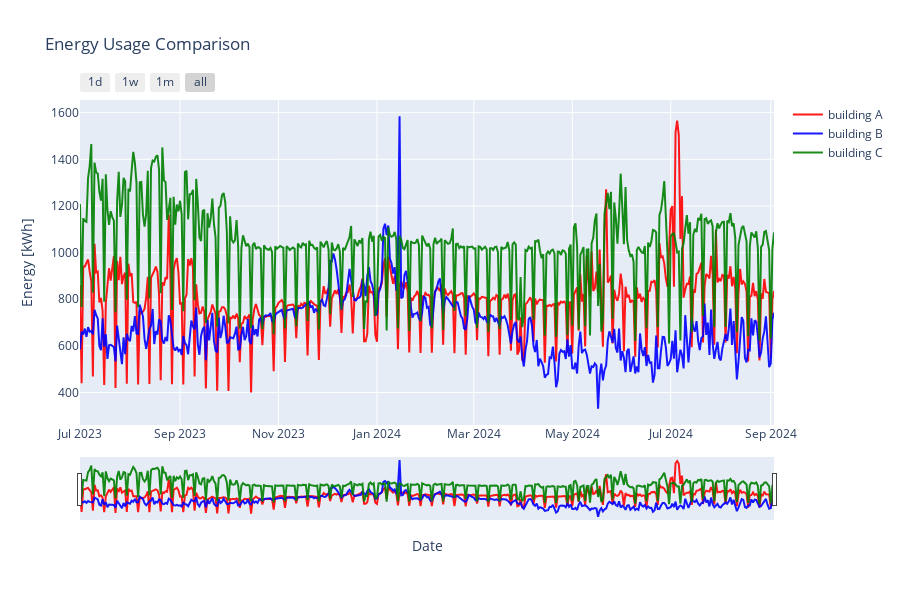

The cell this chart's notebook holds for it:
### Code cell
daily_main = pipe.get_daily_consumption(BuilingIdsEnum.MAIN)
daily_a = pipe.get_daily_consumption(BuilingIdsEnum.A)
daily_b = pipe.get_daily_consumption(BuilingIdsEnum.B)
daily_c = pipe.get_daily_consumption(BuilingIdsEnum.C)


datasets = [daily_a, daily_b, daily_c]
merged_df = daily_main[['timestamp', 'net_consumption']]
cols = []
for data in datasets:
    name = data['building'].unique()[0]
    data = data[['timestamp', 'net_consumption']]
    merged_df = pd.merge(merged_df, data, on='timestamp', how='left', suffixes=('', '_'+name))
    cols.append(ColumnParam("net_consumption_"+name, name))
    
plot_energy_usage(merged_df, cols,
                    titel="Energy Usage Comparison",
                    yaxis_title="Energy [kWh]",
                    tozeroy=False,
                    dark_mode=True,
                    )

### Figure 1 — Plotly figure (JSON) as saved in the notebook; plotly's stock layout.template omitted (floating-point values rounded to 4 significant figures; data arrays with more than 128 entries replaced by an {"elided": "..."} marker saying what was removed)
{"data": [{"line": {"color": "rgba(255, 0, 0, 0.9)"}, "mode": "lines", "name": "building A", "type": "scatter", "x": {"elided": "431 str values"}, "y": {"elided": "431 float values"}}, {"line": {"color": "rgba(0, 0, 255, 0.9)"}, "mode": "lines", "name": "building B", "type": "scatter", "x": {"elided": "431 str values"}, "y": {"elided": "431 float values"}}, {"line": {"color": "rgba(0, 128, 0, 0.9)"}, "mode": "lines", "name": "building C", "type": "scatter", "x": {"elided": "431 str values"}, "y": {"elided": "431 float values"}}], "layout": {"height": 600, "hovermode": "x unified", "showlegend": true, "title": {"text": "Energy Usage Comparison"}, "xaxis": {"rangeselector": {"buttons": [{"count": 1, "label": "1d", "step": "day", "stepmode": "backward"}, {"count": 7, "label": "1w", "step": "day", "stepmode": "backward"}, {"count": 1, "label": "1m", "step": "month", "stepmode": "backward"}, {"step": "all"}]}, "rangeslider": {"visible": true}, "title": {"text": "Date"}, "type": "date"}, "yaxis": {"title": {"text": "Energy [kWh]"}}}}
